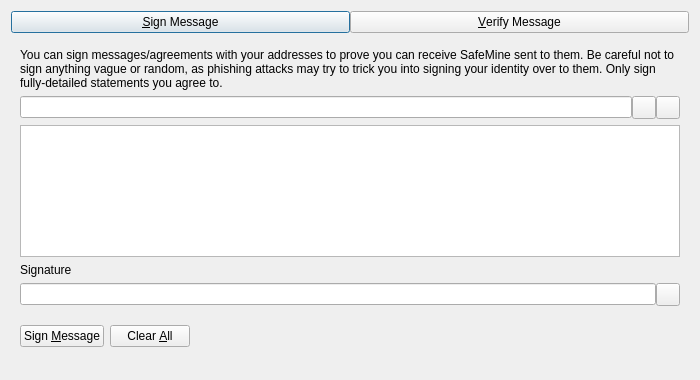
<?xml version="1.0" encoding="UTF-8"?>
<ui version="4.0">
 <class>SignVerifyMessageDialog</class>
 <widget class="QDialog" name="SignVerifyMessageDialog">
  <property name="geometry">
   <rect>
    <x>0</x>
    <y>0</y>
    <width>700</width>
    <height>380</height>
   </rect>
  </property>
  <property name="windowTitle">
   <string>Signatures - Sign / Verify a Message</string>
  </property>
  <property name="modal">
   <bool>true</bool>
  </property>
  <layout class="QVBoxLayout" name="verticalLayout">
   <item>
    <layout class="QHBoxLayout" name="horizontalLayout_Buttons_2">
     <property name="spacing">
      <number>0</number>
     </property>
     <property name="topMargin">
      <number>0</number>
     </property>
     <item>
      <widget class="QPushButton" name="btnSignMessage">
       <property name="text">
        <string>&amp;Sign Message</string>
       </property>
       <property name="checkable">
        <bool>true</bool>
       </property>
      </widget>
     </item>
     <item>
      <widget class="QPushButton" name="btnVerifyMessage">
       <property name="text">
        <string>&amp;Verify Message</string>
       </property>
       <property name="checkable">
        <bool>true</bool>
       </property>
      </widget>
     </item>
    </layout>
   </item>
   <item>
    <widget class="QStackedWidget" name="stackedWidgetSig">
     <property name="minimumSize">
      <size>
       <width>0</width>
       <height>0</height>
      </size>
     </property>
     <property name="currentIndex">
      <number>0</number>
     </property>
     <widget class="QWidget" name="pageSignMessage">
      <layout class="QVBoxLayout" name="verticalLayout_SM">
       <item>
        <widget class="QLabel" name="infoLabel_SM">
         <property name="text">
          <string>You can sign messages/agreements with your addresses to prove you can receive SafeMine sent to them. Be careful not to sign anything vague or random, as phishing attacks may try to trick you into signing your identity over to them. Only sign fully-detailed statements you agree to.</string>
         </property>
         <property name="textFormat">
          <enum>Qt::PlainText</enum>
         </property>
         <property name="wordWrap">
          <bool>true</bool>
         </property>
        </widget>
       </item>
       <item>
        <layout class="QHBoxLayout" name="horizontalLayout_1_SM">
         <property name="spacing">
          <number>0</number>
         </property>
         <item>
          <widget class="QValidatedLineEdit" name="addressIn_SM">
           <property name="toolTip">
            <string>The SafeMine address to sign the message with</string>
           </property>
          </widget>
         </item>
         <item>
          <widget class="QToolButton" name="addressBookButton_SM">
           <property name="toolTip">
            <string>Choose previously used address</string>
           </property>
           <property name="text">
            <string/>
           </property>
           <property name="shortcut">
            <string>Alt+A</string>
           </property>
          </widget>
         </item>
         <item>
          <widget class="QToolButton" name="pasteButton_SM">
           <property name="toolTip">
            <string>Paste address from clipboard</string>
           </property>
           <property name="text">
            <string/>
           </property>
           <property name="shortcut">
            <string>Alt+P</string>
           </property>
          </widget>
         </item>
        </layout>
       </item>
       <item>
        <widget class="QPlainTextEdit" name="messageIn_SM">
         <property name="toolTip">
          <string>Enter the message you want to sign here</string>
         </property>
        </widget>
       </item>
       <item>
        <widget class="QLabel" name="signatureLabel_SM">
         <property name="text">
          <string>Signature</string>
         </property>
         <property name="textFormat">
          <enum>Qt::PlainText</enum>
         </property>
        </widget>
       </item>
       <item>
        <layout class="QHBoxLayout" name="horizontalLayout_2_SM">
         <property name="spacing">
          <number>0</number>
         </property>
         <item>
          <widget class="QLineEdit" name="signatureOut_SM">
           <property name="readOnly">
            <bool>true</bool>
           </property>
          </widget>
         </item>
         <item>
          <widget class="QToolButton" name="copySignatureButton_SM">
           <property name="toolTip">
            <string>Copy the current signature to the system clipboard</string>
           </property>
           <property name="text">
            <string/>
           </property>
          </widget>
         </item>
        </layout>
       </item>
       <item>
        <layout class="QHBoxLayout" name="horizontalLayout_3_SM">
         <item>
          <widget class="QPushButton" name="signMessageButton_SM">
           <property name="toolTip">
            <string>Sign the message to prove you own this SafeMine address</string>
           </property>
           <property name="text">
            <string>Sign &amp;Message</string>
           </property>
           <property name="autoDefault">
            <bool>false</bool>
           </property>
          </widget>
         </item>
         <item>
          <widget class="QPushButton" name="clearButton_SM">
           <property name="toolTip">
            <string>Reset all sign message fields</string>
           </property>
           <property name="text">
            <string>Clear &amp;All</string>
           </property>
           <property name="autoDefault">
            <bool>false</bool>
           </property>
          </widget>
         </item>
         <item>
          <spacer name="horizontalSpacer_1_SM">
           <property name="orientation">
            <enum>Qt::Horizontal</enum>
           </property>
           <property name="sizeHint" stdset="0">
            <size>
             <width>40</width>
             <height>48</height>
            </size>
           </property>
          </spacer>
         </item>
         <item>
          <widget class="QLabel" name="statusLabel_SM">
           <property name="text">
            <string/>
           </property>
           <property name="wordWrap">
            <bool>true</bool>
           </property>
          </widget>
         </item>
         <item>
          <spacer name="horizontalSpacer_2_SM">
           <property name="orientation">
            <enum>Qt::Horizontal</enum>
           </property>
           <property name="sizeHint" stdset="0">
            <size>
             <width>40</width>
             <height>48</height>
            </size>
           </property>
          </spacer>
         </item>
        </layout>
       </item>
      </layout>
     </widget>
     <widget class="QWidget" name="pageVerifyMessage">
      <layout class="QVBoxLayout" name="verticalLayout_VM">
       <item>
        <widget class="QLabel" name="infoLabel_VM">
         <property name="text">
          <string>Enter the receiver's address, message (ensure you copy line breaks, spaces, tabs, etc. exactly) and signature below to verify the message. Be careful not to read more into the signature than what is in the signed message itself, to avoid being tricked by a man-in-the-middle attack. Note that this only proves the signing party receives with the address, it cannot prove sendership of any transaction!</string>
         </property>
         <property name="textFormat">
          <enum>Qt::PlainText</enum>
         </property>
         <property name="alignment">
          <set>Qt::AlignLeading|Qt::AlignLeft|Qt::AlignTop</set>
         </property>
         <property name="wordWrap">
          <bool>true</bool>
         </property>
        </widget>
       </item>
       <item>
        <layout class="QHBoxLayout" name="horizontalLayout_1_VM">
         <property name="spacing">
          <number>0</number>
         </property>
         <item>
          <widget class="QValidatedLineEdit" name="addressIn_VM">
           <property name="toolTip">
            <string>The SafeMine address the message was signed with</string>
           </property>
          </widget>
         </item>
         <item>
          <widget class="QToolButton" name="addressBookButton_VM">
           <property name="toolTip">
            <string>Choose previously used address</string>
           </property>
           <property name="text">
            <string/>
           </property>
           <property name="shortcut">
            <string>Alt+A</string>
           </property>
          </widget>
         </item>
        </layout>
       </item>
       <item>
        <widget class="QPlainTextEdit" name="messageIn_VM"/>
       </item>
       <item>
        <widget class="QValidatedLineEdit" name="signatureIn_VM"/>
       </item>
       <item>
        <layout class="QHBoxLayout" name="horizontalLayout_2_VM">
         <item>
          <widget class="QPushButton" name="verifyMessageButton_VM">
           <property name="toolTip">
            <string>Verify the message to ensure it was signed with the specified SafeMine address</string>
           </property>
           <property name="text">
            <string>Verify &amp;Message</string>
           </property>
           <property name="autoDefault">
            <bool>false</bool>
           </property>
          </widget>
         </item>
         <item>
          <widget class="QPushButton" name="clearButton_VM">
           <property name="toolTip">
            <string>Reset all verify message fields</string>
           </property>
           <property name="text">
            <string>Clear &amp;All</string>
           </property>
           <property name="autoDefault">
            <bool>false</bool>
           </property>
          </widget>
         </item>
         <item>
          <spacer name="horizontalSpacer_1_VM">
           <property name="orientation">
            <enum>Qt::Horizontal</enum>
           </property>
           <property name="sizeHint" stdset="0">
            <size>
             <width>40</width>
             <height>48</height>
            </size>
           </property>
          </spacer>
         </item>
         <item>
          <widget class="QLabel" name="statusLabel_VM">
           <property name="text">
            <string/>
           </property>
           <property name="wordWrap">
            <bool>true</bool>
           </property>
          </widget>
         </item>
         <item>
          <spacer name="horizontalSpacer_2_VM">
           <property name="orientation">
            <enum>Qt::Horizontal</enum>
           </property>
           <property name="sizeHint" stdset="0">
            <size>
             <width>40</width>
             <height>48</height>
            </size>
           </property>
          </spacer>
         </item>
        </layout>
       </item>
      </layout>
     </widget>
    </widget>
   </item>
  </layout>
 </widget>
 <customwidgets>
  <customwidget>
   <class>QValidatedLineEdit</class>
   <extends>QLineEdit</extends>
   <header>qt/qvalidatedlineedit.h</header>
  </customwidget>
 </customwidgets>
 <resources>
  <include location="../safemine.qrc"/>
 </resources>
 <connections/>
</ui>
